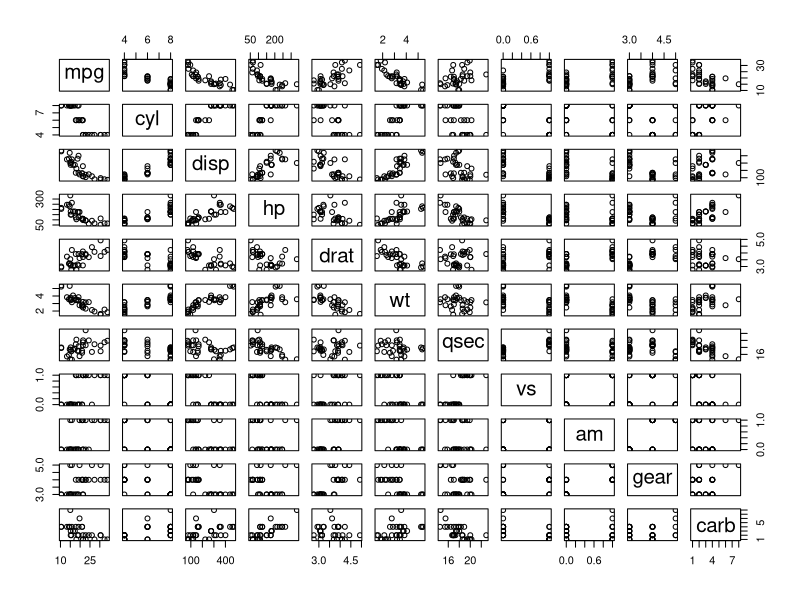
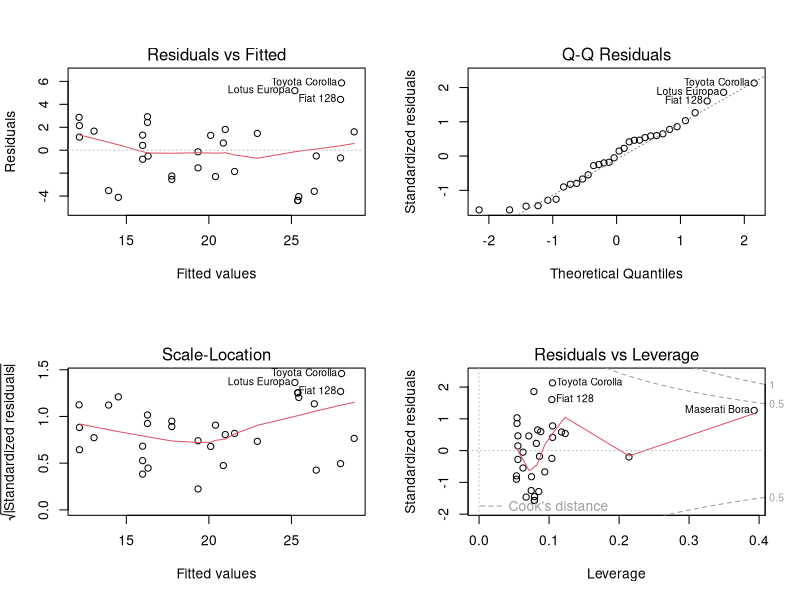
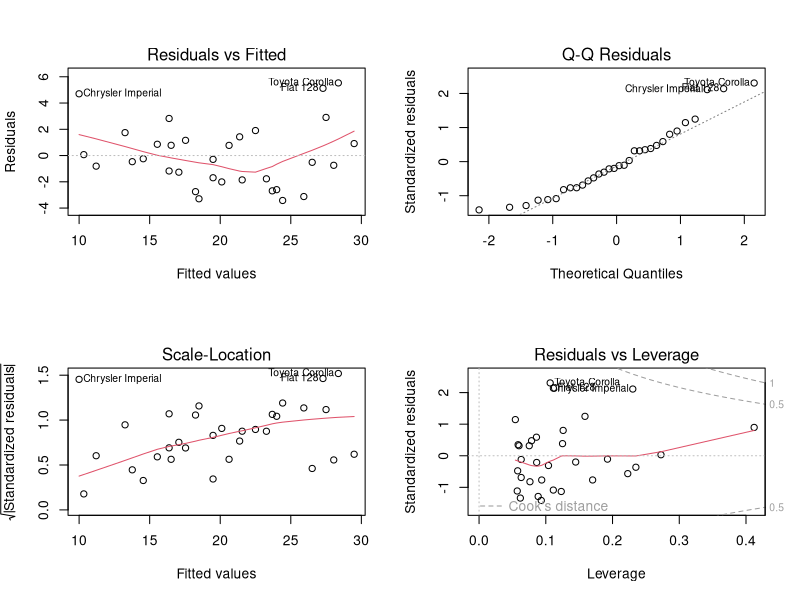

Generate these figures, in order, with R: (Note: this script raises an error after producing the figures.)

##You work for Motor Trend, a magazine about the automobile industry. Looking at a data 
## set of a collection of cars, they are interested in exploring the relationship between
## a set of variables and miles per gallon (MPG) (outcome). They are particularly 
## interested in the following two questions:
      
## “Is an automatic or manual transmission better for MPG”
## "Quantify the MPG difference between automatic and manual transmissions"
library(datasets)
data(mtcars)
cor(mtcars)
pairs(mtcars)


fit1 <- lm(mpg~hp+am, mtcars)
summary(fit1)
par(mfrow=c(2,2))
plot(fit1)

anova(fit1,lm(mpg~hp*am,mtcars))[6]
anova(fit1,lm(mpg~hp+am+cyl,mtcars))[6]
anova(fit1,lm(mpg~hp+am+carb,mtcars))[6]
anova(fit1,lm(mpg~hp+am+vs,mtcars))[6]
anova(fit1,lm(mpg~hp+am+disp,mtcars))[6]
anova(fit1,lm(mpg~hp+am+wt,mtcars))[6]
anova(fit1,lm(mpg~hp+am+gear,mtcars))[6]
anova(fit1,lm(mpg~hp+am+drat,mtcars))[6]

fit2<-lm(mpg~hp+am+wt,mtcars)
par(mfrow=c(2,2))
plot(fit2)
summary(fit1)
summary(fit2)
## fit2 increased SE of am so that it is no longer sign. 

g<- ggplot(data=mtcars, aes(y=mpg,x=hp)) +
      geom_abline(intercept=26.58, slope=-.0589) +
      geom_abline(intercept=31.86, slope=-.0589,colour='blue') +
      geom_point(aes(colour=am),size=4)
g
